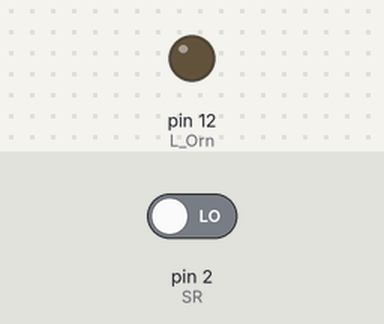
Recording of a sketch running on a simulated Arduino Uno, built with avr-gcc and run on an emulated ATmega328P. On the bench: output pins drawn as LEDs (lit = HIGH). Dashed ring = blinking. The inputs (shaded band) are chosen by the test bench; at power-on: pin 2 (SR) LOW.

Above: at 1.2 s.
1.3 s: pin 2 (SR) driven HIGH
At 1.55 s:
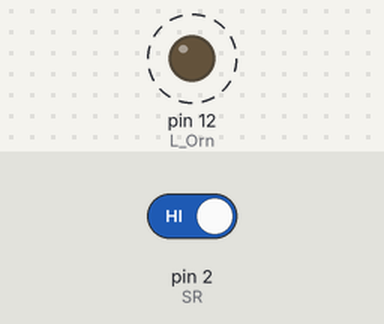
4.3 s: pin 2 (SR) driven LOW
At 4.3 s:
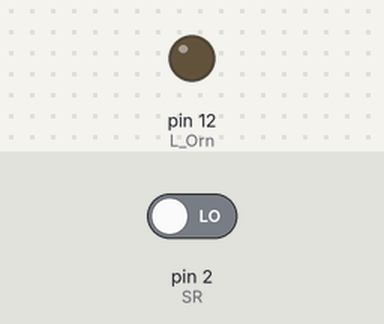
Timing chart, 0 to 7.3 s (numbered marks = the images above; inputs shaded):
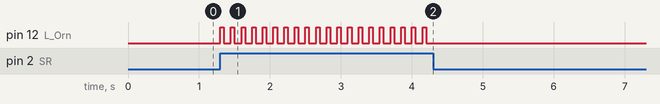

The sketch:

Titila_II.ino
```cpp
/* Titila_II
   titila cando se pulse SR usando a estrutura While
*/
#define L_Orn 12 //Led laranxa
#define SR 2 //Pulsador SR

void setup() {
 pinMode (SR, INPUT); // Definimos modo entrada
 pinMode (L_Orn, OUTPUT); // Definimos modo saída
 digitalWrite(L_Orn, LOW); //Apaga o LED
}
void loop() {
 // mentres O pulsador SR valga 1 facemos parpadear
 while (digitalRead(SR)==1) {
 digitalWrite(L_Orn, HIGH);	//Acende o LED
 delay(50);				//Espera 50 misisegundos
 digitalWrite(L_Orn, LOW);	//Apaga o LED
 delay (100);			//espera 100 misisegundos
 }
}
```

Measured:
- after the input at 1.3 s, pin 12 (L_Orn): alternates HIGH for 0.05 s and LOW for 0.10 s, starting at once
- after the input at 4.3 s, pin 12 (L_Orn): stops changing and stays LOW
